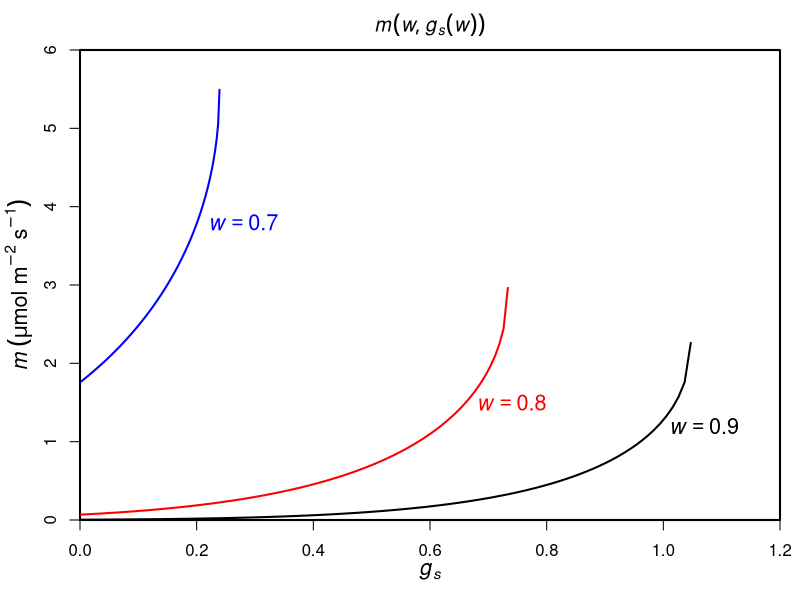

Source code (R):

#options(digits=20)
w0f <- function(w0, gs=0,
                ca=400, Vcmax=50, cp=30, Km=703, Rd=1,
                a=1.6, nZ=0.5, p=43200, l=1.8e-5, LAI=1, h=l*a*LAI/nZ*p, VPD=0.02,
                pe=-1.58, b=4.38, h2=h/1000, kmax=5, c=5.71, d=10.05, h3=10){
  res <- ((-c)*h*h2*h3*(ca+Km)*kmax*LAI*pe*(ca*(Rd-Vcmax)+2*cp*Vcmax+Km*(Rd+Vcmax))*VPD*w0^b*(-(pe/(w0^b*d)))^c-c^2*h^2*h3^2*(ca*(Rd-Vcmax)+2*cp*Vcmax+Km*(Rd+Vcmax))*VPD^2*w0^(2*b)*(-(pe/(w0^b*d)))^(2*c)-sqrt(c*h*h3*(cp+Km)*Vcmax*(Km*Rd+ca*(Rd-Vcmax)+cp*Vcmax)*VPD*w0^b*(-(pe/(w0^b*d)))^c*(h2*(ca+Km)*kmax*LAI*pe+c*h*h3*VPD*w0^b*(-(pe/(w0^b*d)))^c)*(h2*(ca+Km)*kmax*LAI*pe+2*c*h*h3*VPD*w0^b*(-(pe/(w0^b*d)))^c)^2))/(w0^b*(-(pe/(w0^b*d)))^c)/(c*h*h3*(ca+Km)^2*VPD*(h2*(ca+Km)*kmax*LAI*pe+c*h*h3*VPD*w0^b*(-(pe/(w0^b*d)))^c))
  return(abs(res))
}

w0 <- optimize(w0f, c(0.55, 0.9), tol=.Machine$double.eps)$minimum

mf1 <- function(gs,
                a=1.6, LAI=1, nZ=0.5, p=43200, l=1.8e-5, h=l*a*LAI/nZ*p, VPD=0.02,
                pe=-1.58, b=4.38, h2=h/1000, kmax=5, c=5.71, d=10.05, h3=10){
  
  ps <- pe*(w0+(1-w0)*w)^(-b)
  kf <- function(x)kmax*exp(-(-x/d)^c)
  f1 <- function(x)-((ps-x)*h2*kf(x))
  minimum <- optimize(f1, c(-20,0))$minimum
  f2 <- function(x)((ps-x)*h2*kf(x)-h*VPD*gs)^2
  px <- optimize(f2, c(minimum, ps))$minimum
  
  k <- kf(px)
  PLC <- 1-k/kmax
  res <- h3*PLC
  return(res)
}
mf2 <- Vectorize(mf1)

gsmax1 <- function(w,
                   a=1.6, nZ=0.5, p=43200, l=1.8e-5, LAI=1, h=l*a*LAI/nZ*p, VPD=0.02,
                   pe=-1.58, b=4.38, h2=h/1000, kmax=5, c=5.71, d=10.05){
  ps <- pe*(w0+(1-w0)*w)^(-b)
  kf <- function(x)kmax*exp(-(-x/d)^c)
  f1 <- function(x)-((ps-x)*h2*kf(x))
  pxmin <- optimize(f1, c(-20,0), tol = .Machine$double.eps)$minimum
  f2 <- function(gs)((ps-pxmin)*h2*kf(pxmin)-h*VPD*gs)^2
  gsmax <- optimize(f2, c(0, 2), tol = .Machine$double.eps)$minimum
  return(gsmax)
}
gsmax2 <- Vectorize(gsmax1)

# Figure
windows(8, 6)
par(mgp = c(2.2, 1, 0), xaxs = "i", yaxs = "i", lwd = 2, mar=c(4, 4, 2.5, 1), mfrow=c(1,1))
w <- (0.9-w0)/(1-w0)
gsmax <- gsmax2(w)
curve(mf2, 0, gsmax,
      main=expression(italic(m(w,g[s](w)))),
      xlab=expression(italic(g[s])), 
      ylab=expression(italic(m)~(mu*mol~m^-2~s^-1)),
      xlim=c(0, 1.2), ylim=c(0, 6),
      cex.lab=1.3)
text(x=1.07, y=1.2, labels=expression(italic(w)==0.9), col="black", cex=1.3)
w <- (0.8-w0)/(1-w0)
gsmax <- gsmax2(w)
curve(mf2, 0, gsmax, col="red", add=T)
text(x=0.74, y=1.5, labels=expression(italic(w)==0.8), col="red", cex=1.3)
w <- (0.7-w0)/(1-w0)
gsmax <- gsmax2(w)
curve(mf2, 0, gsmax, col="blue", add=T)
text(x=0.28, y=3.8, labels=expression(italic(w)==0.7), col="blue", cex=1.3)
